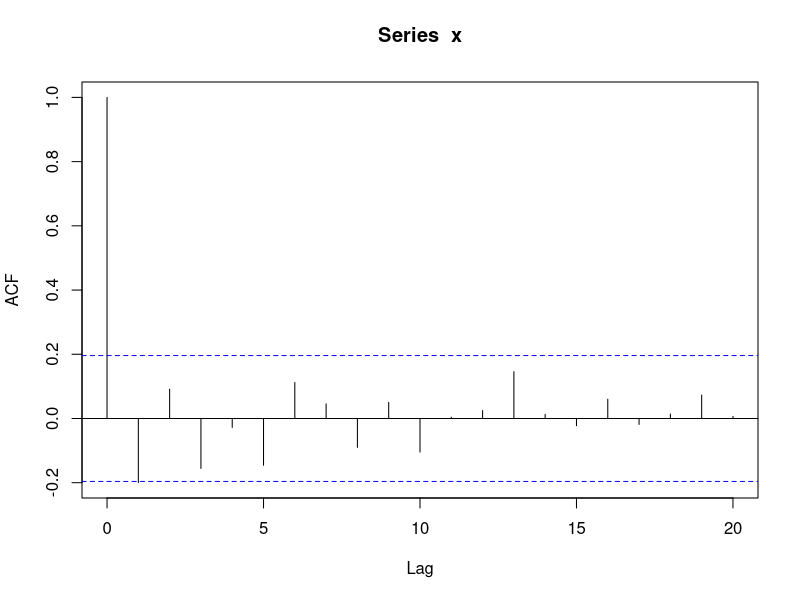
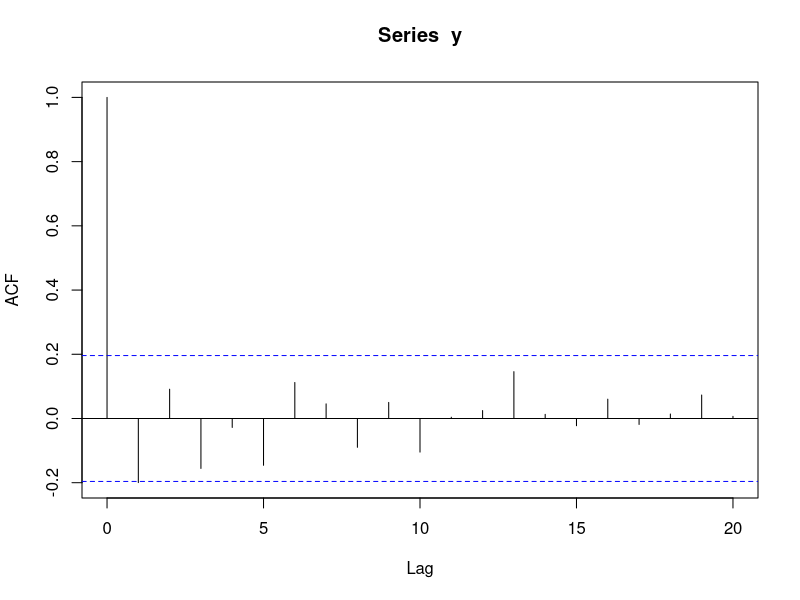

The R script that drew these images, in order: (Note: this script raises an error after producing the figures.)
x = rnorm(100,0,1)
alpha = 5
beta = 0.2

y = alpha + (beta * x )

acf(x)
acf(y)

x.sreturn = get.sreturn(x)
y.sreturn = get.sreturn(y)
acf(x.sreturn) 
acf(y.sreturn)
ccf(x.sreturn ,y.sreturn)


z = x[-1]
z = c(z,z[length(z)])
z.sreturn = get.sreturn(z)


plot(x,y)
plot(z,y)

ccf(x,y)
#z lags y
ccf(z,y)



plot(x.sreturn,y.sreturn)

plot(z.sreturn,y.sreturn)
ccf(z.sreturn,y.sreturn)
ccf(x.sreturn,y.sreturn)


